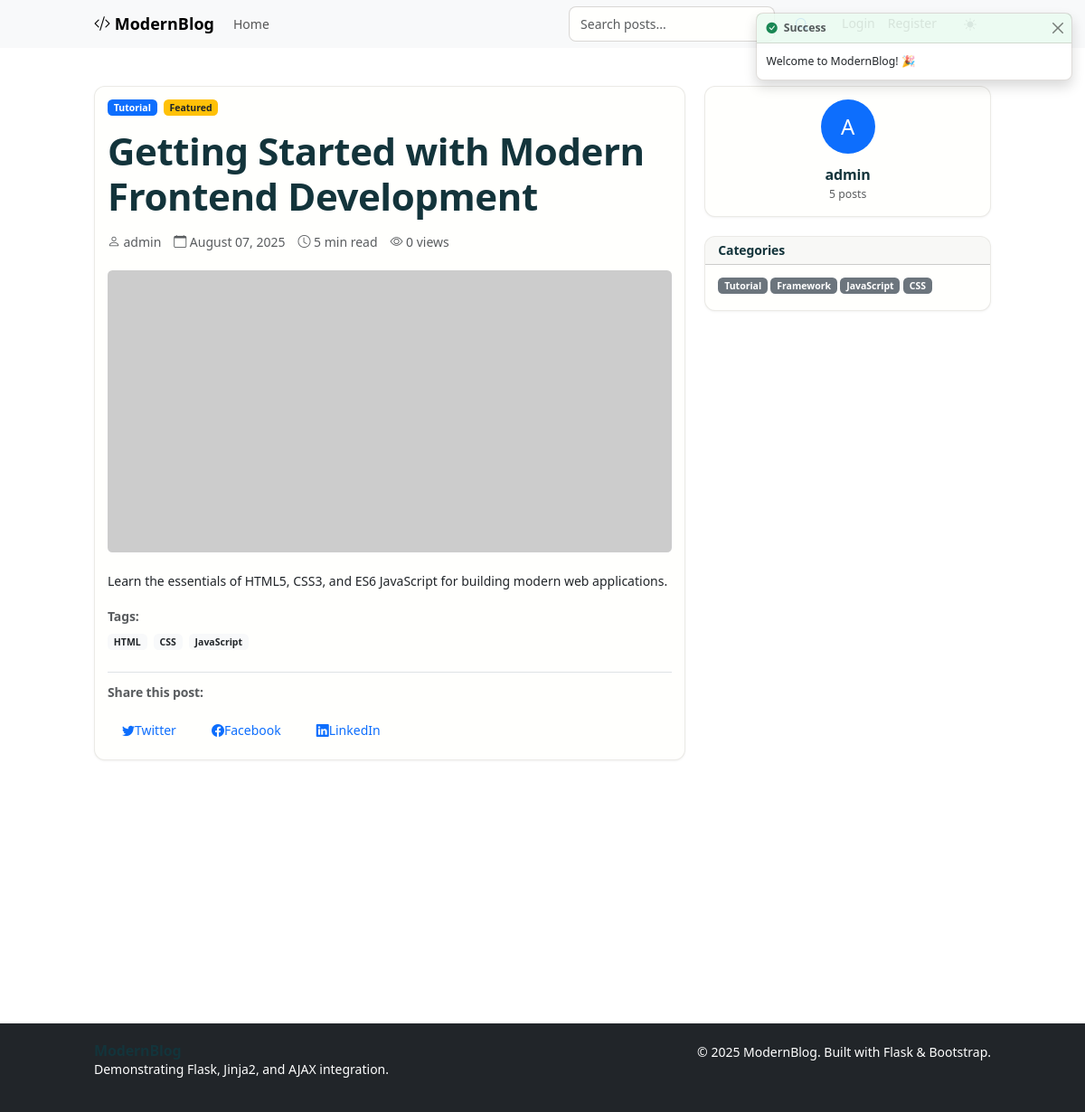
/post/1, run on the app's committed database.
### models.py (models this page shows, shortened)
class Category(db.Model):
    __tablename__ = 'category'
    id = db.Column(db.Integer, primary_key=True)
    name = db.Column(db.String(50), unique=True, nullable=False, index=True)
    description = db.Column(db.Text)
    color = db.Column(db.String(7), default='#007bff')  # Hex color code
    icon = db.Column(db.String(50), default='bi-folder')  # Bootstrap icon class
    slug = db.Column(db.String(60), unique=True, index=True)
    date_created = db.Column(db.DateTime, default=datetime.utcnow, nullable=False)
    posts = db.relationship('BlogPost', backref='category', lazy='dynamic')

class BlogPost(db.Model):
    __tablename__ = 'blog_post'
    id = db.Column(db.Integer, primary_key=True)
    title = db.Column(db.String(200), nullable=False, index=True)
    content = db.Column(db.Text, nullable=False)
    excerpt = db.Column(db.String(500))
    slug = db.Column(db.String(250), unique=True, index=True)
    meta_description = db.Column(db.String(160))
    featured_image = db.Column(db.String(200))
    published = db.Column(db.Boolean, default=True, nullable=False)
    featured = db.Column(db.Boolean, default=False, nullable=False)
    allow_comments = db.Column(db.Boolean, default=True, nullable=False)
    read_time = db.Column(db.String(20), default='5 min read')
    view_count = db.Column(db.Integer, default=0, nullable=False)
    date_created = db.Column(db.DateTime, default=datetime.utcnow, nullable=False, index=True)
    date_modified = db.Column(db.DateTime, default=datetime.utcnow, onupdate=datetime.utcnow)
    date_published = db.Column(db.DateTime)
    author_id = db.Column(db.Integer, db.ForeignKey('user.id'), nullable=False)
    category_id = db.Column(db.Integer, db.ForeignKey('category.id'), nullable=False)
    tags = db.relationship('Tag', secondary=post_tags, lazy='subquery',
                          backref=db.backref('posts', lazy=True))
    comments = db.relationship('Comment', backref='post', lazy='dynamic',
                              cascade='all, delete-orphan')
    @property
    def comment_count(self):
        return self.comments.filter_by(approved=True).count()

class User(UserMixin, db.Model):
    __tablename__ = 'user'
    id = db.Column(db.Integer, primary_key=True)
    username = db.Column(db.String(80), unique=True, nullable=False, index=True)
    email = db.Column(db.String(120), unique=True, nullable=False, index=True)
    password_hash = db.Column(db.String(255), nullable=False)
    first_name = db.Column(db.String(50))
    last_name = db.Column(db.String(50))
    bio = db.Column(db.Text)
    avatar_url = db.Column(db.String(200))
    is_active = db.Column(db.Boolean, default=True, nullable=False)
    is_admin = db.Column(db.Boolean, default=False, nullable=False)
    email_confirmed = db.Column(db.Boolean, default=False, nullable=False)
    date_created = db.Column(db.DateTime, default=datetime.utcnow, nullable=False)
    last_seen = db.Column(db.DateTime, default=datetime.utcnow)
    posts = db.relationship('BlogPost', backref='author', lazy='dynamic', cascade='all, delete-orphan')
    comments = db.relationship('Comment', backref='author', lazy='dynamic', cascade='all, delete-orphan')
    @property
    def full_name(self):
        if self.first_name and self.last_name:
            return f"{self.first_name} {self.last_name}"
        return self.username
    @property
    def post_count(self):
        return self.posts.count()

class Tag(db.Model):
    __tablename__ = 'tag'
    id = db.Column(db.Integer, primary_key=True)
    name = db.Column(db.String(30), unique=True, nullable=False, index=True)
    description = db.Column(db.String(200))
    color = db.Column(db.String(7), default='#6c757d')  # Hex color code
    date_created = db.Column(db.DateTime, default=datetime.utcnow, nullable=False)

### app.py (the view)
@app.route('/post/<int:post_id>')
def post_detail(post_id):
    from models import BlogPost
    post = BlogPost.query.get_or_404(post_id)
    related_posts = BlogPost.query.filter(
        BlogPost.category_id == post.category_id,
        BlogPost.id != post_id
    ).limit(3).all()
    comments = post.comments.filter_by(approved=True).order_by('date_created').all()
    return render_template('blog/post_detail.html',
                         post=post,
                         related_posts=related_posts,
                         comments=comments,
                         title=post.title)

### templates/blog/post_detail.html (shortened to what this page needs)
{% extends "base.html" %}
{% block content %}
<div class="container my-5">
    <div class="row">
        <div class="col-lg-8">
            <article class="card">
                <div class="card-body">
                    <div class="mb-4">
                        <div class="d-flex align-items-center mb-3">
                            <span class="badge bg-primary me-2">{{ post.category.name }}</span>
                            {% if post.featured %}
                                <span class="badge bg-warning text-dark">Featured</span>
                            {% endif %}
                        </div>
                        <h1 class="display-5 fw-bold mb-3">{{ post.title }}</h1>
                        <div class="d-flex align-items-center text-muted">
                            <i class="bi bi-person me-1"></i>
                            <span class="me-3">{{ post.author.username }}</span>
                            <i class="bi bi-calendar me-1"></i>
                            <span class="me-3">{{ post.date_created.strftime('%B %d, %Y') }}</span>
                            <i class="bi bi-clock me-1"></i>
                            <span class="me-3">{{ post.read_time }}</span>
                            <i class="bi bi-eye me-1"></i>
                            <span>{{ post.view_count }} views</span>
                        </div>
                    </div>
                    {% if post.featured_image %}
                        <img src="{{ url_for('static', filename=post.featured_image) }}"
                             class="img-fluid rounded mb-4" alt="{{ post.title }}">
                    {% else %}
                        <img src="https://via.placeholder.com/800x400/007bff/ffffff?text={{ post.category.name }}+Post"
                             class="img-fluid rounded mb-4" alt="{{ post.title }}">
                    {% endif %}
                    <div class="post-content mb-4">
                        {{ post.content|safe }}
                    </div>
                    <div class="mb-4">
                        <h6 class="text-muted mb-2">Tags:</h6>
                        {% for tag in post.tags %}
                            <span class="badge bg-light text-dark me-1 mb-1">{{ tag.name }}</span>
                        {% endfor %}
                    </div>
                    <div class="border-top pt-3">
                        <h6 class="text-muted mb-3">Share this post:</h6>
                        <div class="d-flex">
                            <a href="#" class="btn btn-outline-primary btn-sm me-2" onclick="sharePost('twitter')">
                                <i class="bi bi-twitter"></i> Twitter
                            </a>
                            <a href="#" class="btn btn-outline-primary btn-sm me-2" onclick="sharePost('facebook')">
                                <i class="bi bi-facebook"></i> Facebook
                            </a>
                            <a href="#" class="btn btn-outline-primary btn-sm" onclick="sharePost('linkedin')">
                                <i class="bi bi-linkedin"></i> LinkedIn
                            </a>
                        </div>
                    </div>
                </div>
            </article>
        </div>
        <div class="col-lg-4">
            <div class="card mb-4">
                <div class="card-body text-center">
                    <div class="bg-primary text-white rounded-circle d-inline-flex align-items-center justify-content-center mb-3"
                         style="width: 60px; height: 60px; font-size: 24px;">
                        {{ post.author.username[0]|upper }}
                    </div>
                    <h5>{{ post.author.full_name or post.author.username }}</h5>
                    <small class="text-muted">{{ post.author.post_count }} posts</small>
                </div>
            </div>
            <div class="card">
                <div class="card-header">
                    <h6 class="mb-0">Categories</h6>
                </div>
                <div class="card-body">
                    <div class="d-flex flex-wrap">
                        <a href="#" class="badge bg-secondary text-decoration-none me-1 mb-1">Tutorial</a>
                        <a href="#" class="badge bg-secondary text-decoration-none me-1 mb-1">Framework</a>
                        <a href="#" class="badge bg-secondary text-decoration-none me-1 mb-1">JavaScript</a>
                        <a href="#" class="badge bg-secondary text-decoration-none me-1 mb-1">CSS</a>
                    </div>
                </div>
            </div>
        </div>
    </div>
</div>
{% endblock %}

### data on the page
Category: category.name "Tutorial"
BlogPost: title "Getting Started with Modern Frontend Development", date_created "August 07, 2025", read_time "5 min read", view_count "0", content "Learn the essentials of HTML5, CSS3, and ES6 JavaScript for building modern web applications."
User: author.username "admin", author "A", author "admin"
Tag: name "HTML"
Tag: name "CSS"
Tag: name "JavaScript"

### other printed values
{{ post.author.post_count }} "5"
